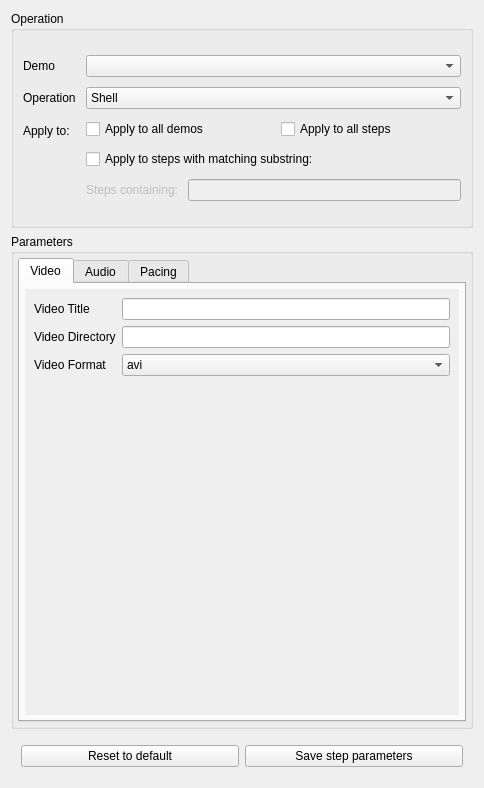
<?xml version="1.0" encoding="UTF-8"?>
<ui version="4.0">
 <class>opsWidget</class>
 <widget class="QWidget" name="opsWidget">
  <property name="geometry">
   <rect>
    <x>0</x>
    <y>0</y>
    <width>484</width>
    <height>788</height>
   </rect>
  </property>
  <layout class="QVBoxLayout" name="opLayout">
   <item>
    <widget class="QGroupBox" name="operationSelect">
     <property name="enabled">
      <bool>true</bool>
     </property>
     <property name="title">
      <string>Operation</string>
     </property>
     <property name="flat">
      <bool>true</bool>
     </property>
     <layout class="QVBoxLayout" name="verticalLayout_3">
      <property name="spacing">
       <number>10</number>
      </property>
      <property name="leftMargin">
       <number>4</number>
      </property>
      <property name="topMargin">
       <number>4</number>
      </property>
      <property name="rightMargin">
       <number>4</number>
      </property>
      <property name="bottomMargin">
       <number>4</number>
      </property>
      <item>
       <layout class="QFormLayout" name="formLayout">
        <property name="verticalSpacing">
         <number>10</number>
        </property>
        <property name="leftMargin">
         <number>5</number>
        </property>
        <property name="topMargin">
         <number>20</number>
        </property>
        <property name="rightMargin">
         <number>5</number>
        </property>
        <property name="bottomMargin">
         <number>20</number>
        </property>
        <item row="1" column="0">
         <widget class="QLabel" name="applyOpLabel">
          <property name="text">
           <string>Operation</string>
          </property>
         </widget>
        </item>
        <item row="1" column="1">
         <widget class="QComboBox" name="opCombo">
          <property name="enabled">
           <bool>true</bool>
          </property>
          <item>
           <property name="text">
            <string>Shell</string>
           </property>
          </item>
          <item>
           <property name="text">
            <string>Insert</string>
           </property>
          </item>
          <item>
           <property name="text">
            <string>Section</string>
           </property>
          </item>
          <item>
           <property name="text">
            <string>Audio</string>
           </property>
          </item>
          <item>
           <property name="text">
            <string>Crop</string>
           </property>
          </item>
          <item>
           <property name="text">
            <string>Compose Demos</string>
           </property>
          </item>
          <item>
           <property name="text">
            <string>Resize</string>
           </property>
          </item>
          <item>
           <property name="text">
            <string>Add pacing</string>
           </property>
          </item>
          <item>
           <property name="text">
            <string>Animate scroll steps</string>
           </property>
          </item>
          <item>
           <property name="text">
            <string>Render to video</string>
           </property>
          </item>
         </widget>
        </item>
        <item row="2" column="0">
         <widget class="QLabel" name="applyToLabel">
          <property name="text">
           <string>Apply to:</string>
          </property>
         </widget>
        </item>
        <item row="2" column="1">
         <layout class="QHBoxLayout" name="horizontalLayout">
          <item>
           <layout class="QVBoxLayout" name="verticalLayout_18">
            <item>
             <layout class="QHBoxLayout" name="horizontalLayout_2">
              <item>
               <widget class="QCheckBox" name="allDemoCheck">
                <property name="maximumSize">
                 <size>
                  <width>10000</width>
                  <height>16777215</height>
                 </size>
                </property>
                <property name="text">
                 <string>Apply to all demos</string>
                </property>
               </widget>
              </item>
              <item>
               <widget class="QCheckBox" name="allStepsCheck">
                <property name="sizePolicy">
                 <sizepolicy hsizetype="Fixed" vsizetype="Fixed">
                  <horstretch>0</horstretch>
                  <verstretch>0</verstretch>
                 </sizepolicy>
                </property>
                <property name="minimumSize">
                 <size>
                  <width>180</width>
                  <height>0</height>
                 </size>
                </property>
                <property name="layoutDirection">
                 <enum>Qt::LeftToRight</enum>
                </property>
                <property name="text">
                 <string>Apply to all steps</string>
                </property>
               </widget>
              </item>
             </layout>
            </item>
            <item>
             <widget class="QCheckBox" name="matchSubstringCheck">
              <property name="text">
               <string>Apply to steps with matching substring:</string>
              </property>
             </widget>
            </item>
            <item>
             <layout class="QHBoxLayout" name="horizontalLayout_13">
              <item>
               <widget class="QLabel" name="label_16">
                <property name="enabled">
                 <bool>false</bool>
                </property>
                <property name="text">
                 <string>Steps containing:</string>
                </property>
               </widget>
              </item>
              <item>
               <widget class="QLineEdit" name="matchSubstringText">
                <property name="enabled">
                 <bool>false</bool>
                </property>
               </widget>
              </item>
             </layout>
            </item>
           </layout>
          </item>
         </layout>
        </item>
        <item row="0" column="0">
         <widget class="QLabel" name="applyDemoLabel">
          <property name="text">
           <string>Demo</string>
          </property>
         </widget>
        </item>
        <item row="0" column="1">
         <widget class="QComboBox" name="demoTargetCombo"/>
        </item>
       </layout>
      </item>
     </layout>
    </widget>
   </item>
   <item>
    <widget class="QGroupBox" name="groupBox_6">
     <property name="enabled">
      <bool>true</bool>
     </property>
     <property name="title">
      <string>Parameters</string>
     </property>
     <property name="flat">
      <bool>true</bool>
     </property>
     <layout class="QVBoxLayout" name="verticalLayout">
      <property name="leftMargin">
       <number>4</number>
      </property>
      <property name="topMargin">
       <number>4</number>
      </property>
      <property name="rightMargin">
       <number>4</number>
      </property>
      <property name="bottomMargin">
       <number>4</number>
      </property>
      <item>
       <widget class="QStackedWidget" name="opsParamsStack">
        <property name="autoFillBackground">
         <bool>false</bool>
        </property>
        <property name="currentIndex">
         <number>9</number>
        </property>
        <widget class="QWidget" name="shellTab">
         <property name="autoFillBackground">
          <bool>false</bool>
         </property>
         <layout class="QFormLayout" name="formLayout_2">
          <property name="labelAlignment">
           <set>Qt::AlignLeading|Qt::AlignLeft|Qt::AlignVCenter</set>
          </property>
          <property name="formAlignment">
           <set>Qt::AlignLeading|Qt::AlignLeft|Qt::AlignVCenter</set>
          </property>
          <property name="verticalSpacing">
           <number>40</number>
          </property>
          <property name="topMargin">
           <number>11</number>
          </property>
          <item row="0" column="0">
           <widget class="QLabel" name="label">
            <property name="text">
             <string>Background</string>
            </property>
           </widget>
          </item>
          <item row="0" column="1">
           <layout class="QHBoxLayout" name="horizontalLayout_4">
            <item>
             <widget class="QLineEdit" name="shellImgPath">
              <property name="statusTip">
               <string>Filepath of image to be used as shell for demo assets</string>
              </property>
             </widget>
            </item>
            <item>
             <widget class="QPushButton" name="shellBrowseImgBtn">
              <property name="text">
               <string>Browse</string>
              </property>
             </widget>
            </item>
           </layout>
          </item>
          <item row="1" column="0">
           <widget class="QLabel" name="label_2">
            <property name="text">
             <string>Coordinates of assets on shell</string>
            </property>
           </widget>
          </item>
          <item row="1" column="1">
           <layout class="QHBoxLayout" name="horizontalLayout_7">
            <item>
             <widget class="QLabel" name="label_3">
              <property name="text">
               <string>X</string>
              </property>
              <property name="alignment">
               <set>Qt::AlignCenter</set>
              </property>
             </widget>
            </item>
            <item>
             <widget class="QSpinBox" name="shellFgX">
              <property name="maximum">
               <number>100000000</number>
              </property>
             </widget>
            </item>
            <item>
             <widget class="QLabel" name="label_4">
              <property name="text">
               <string>Y</string>
              </property>
              <property name="alignment">
               <set>Qt::AlignCenter</set>
              </property>
             </widget>
            </item>
            <item>
             <widget class="QSpinBox" name="shellFgY">
              <property name="maximum">
               <number>100000000</number>
              </property>
             </widget>
            </item>
           </layout>
          </item>
          <item row="2" column="0">
           <widget class="QLabel" name="label_5">
            <property name="text">
             <string>Dimensions of assets on shell</string>
            </property>
           </widget>
          </item>
          <item row="2" column="1">
           <layout class="QHBoxLayout" name="horizontalLayout_8">
            <item>
             <widget class="QLabel" name="label_7">
              <property name="text">
               <string>Width</string>
              </property>
              <property name="alignment">
               <set>Qt::AlignCenter</set>
              </property>
             </widget>
            </item>
            <item>
             <widget class="QSpinBox" name="shellFgW">
              <property name="maximum">
               <number>100000000</number>
              </property>
             </widget>
            </item>
            <item>
             <widget class="QLabel" name="label_6">
              <property name="text">
               <string>Height</string>
              </property>
              <property name="alignment">
               <set>Qt::AlignCenter</set>
              </property>
             </widget>
            </item>
            <item>
             <widget class="QSpinBox" name="shellFgH">
              <property name="maximum">
               <number>10000000</number>
              </property>
             </widget>
            </item>
           </layout>
          </item>
         </layout>
        </widget>
        <widget class="QWidget" name="insertTab">
         <layout class="QFormLayout" name="formLayout_3">
          <property name="verticalSpacing">
           <number>40</number>
          </property>
          <property name="topMargin">
           <number>40</number>
          </property>
          <item row="0" column="0">
           <widget class="QLabel" name="label_32">
            <property name="text">
             <string>Image to paste</string>
            </property>
           </widget>
          </item>
          <item row="0" column="1">
           <layout class="QHBoxLayout" name="horizontalLayout_20">
            <item>
             <widget class="QLineEdit" name="insertImgPath"/>
            </item>
            <item>
             <widget class="QPushButton" name="insertBrowseImgBtn">
              <property name="text">
               <string>Browse</string>
              </property>
             </widget>
            </item>
           </layout>
          </item>
          <item row="1" column="0">
           <widget class="QLabel" name="label_13">
            <property name="text">
             <string>Coords of image on assets</string>
            </property>
           </widget>
          </item>
          <item row="1" column="1">
           <layout class="QHBoxLayout" name="horizontalLayout_18">
            <item>
             <widget class="QLabel" name="label_26">
              <property name="text">
               <string>X</string>
              </property>
              <property name="alignment">
               <set>Qt::AlignCenter</set>
              </property>
             </widget>
            </item>
            <item>
             <widget class="QSpinBox" name="insertFgX">
              <property name="sizePolicy">
               <sizepolicy hsizetype="Preferred" vsizetype="Fixed">
                <horstretch>0</horstretch>
                <verstretch>0</verstretch>
               </sizepolicy>
              </property>
              <property name="maximum">
               <number>10000000</number>
              </property>
             </widget>
            </item>
            <item>
             <widget class="QLabel" name="label_29">
              <property name="text">
               <string>Y</string>
              </property>
              <property name="alignment">
               <set>Qt::AlignCenter</set>
              </property>
             </widget>
            </item>
            <item>
             <widget class="QSpinBox" name="insertFgY">
              <property name="maximum">
               <number>10000000</number>
              </property>
             </widget>
            </item>
           </layout>
          </item>
          <item row="2" column="0">
           <widget class="QLabel" name="label_12">
            <property name="text">
             <string>Dimensions of image on assets</string>
            </property>
           </widget>
          </item>
          <item row="2" column="1">
           <layout class="QHBoxLayout" name="horizontalLayout_21">
            <item>
             <widget class="QLabel" name="label_33">
              <property name="text">
               <string>Width</string>
              </property>
              <property name="alignment">
               <set>Qt::AlignCenter</set>
              </property>
             </widget>
            </item>
            <item>
             <widget class="QSpinBox" name="insertFgW">
              <property name="baseSize">
               <size>
                <width>1920</width>
                <height>0</height>
               </size>
              </property>
              <property name="maximum">
               <number>1000000</number>
              </property>
              <property name="value">
               <number>1920</number>
              </property>
             </widget>
            </item>
            <item>
             <widget class="QLabel" name="label_34">
              <property name="text">
               <string>Height</string>
              </property>
              <property name="alignment">
               <set>Qt::AlignCenter</set>
              </property>
             </widget>
            </item>
            <item>
             <widget class="QSpinBox" name="insertFgH">
              <property name="maximum">
               <number>1000000000</number>
              </property>
              <property name="value">
               <number>1080</number>
              </property>
             </widget>
            </item>
           </layout>
          </item>
         </layout>
        </widget>
        <widget class="QWidget" name="sectionTab">
         <layout class="QFormLayout" name="formLayout_6">
          <item row="1" column="1">
           <widget class="QListWidget" name="sectionRulesListWidget">
            <property name="maximumSize">
             <size>
              <width>16777215</width>
              <height>100</height>
             </size>
            </property>
            <item>
             <property name="text">
              <string>Step has TP, next step without TP</string>
             </property>
            </item>
            <item>
             <property name="text">
              <string>Step has TP, next step with TP</string>
             </property>
            </item>
            <item>
             <property name="text">
              <string>Step has TP, previous step without TP</string>
             </property>
            </item>
            <item>
             <property name="text">
              <string>Step has TP, previous step with TP</string>
             </property>
            </item>
            <item>
             <property name="text">
              <string>Step has fade-in</string>
             </property>
            </item>
            <item>
             <property name="text">
              <string>Step has jump box</string>
             </property>
            </item>
            <item>
             <property name="text">
              <string>Step TP contains text pattern...</string>
             </property>
            </item>
           </widget>
          </item>
          <item row="0" column="1">
           <widget class="QLabel" name="label_10">
            <property name="maximumSize">
             <size>
              <width>16777215</width>
              <height>20</height>
             </size>
            </property>
            <property name="text">
             <string>Insert new section on...</string>
            </property>
           </widget>
          </item>
          <item row="2" column="1">
           <widget class="QLabel" name="sectionCoverageLabel">
            <property name="maximumSize">
             <size>
              <width>16777215</width>
              <height>20</height>
             </size>
            </property>
            <property name="text">
             <string>Covers 0 steps in selected sections/steps</string>
            </property>
           </widget>
          </item>
          <item row="3" column="1">
           <widget class="QLabel" name="label_11">
            <property name="maximumSize">
             <size>
              <width>16777215</width>
              <height>20</height>
             </size>
            </property>
            <property name="text">
             <string>May not match number of audio soundbites (audio not imported)</string>
            </property>
           </widget>
          </item>
         </layout>
        </widget>
        <widget class="QWidget" name="audioTab">
         <layout class="QFormLayout" name="formLayout_8">
          <item row="0" column="1">
           <widget class="QComboBox" name="comboBox">
            <item>
             <property name="text">
              <string>Mixed section and step audio</string>
             </property>
            </item>
            <item>
             <property name="text">
              <string>Section audio only</string>
             </property>
            </item>
            <item>
             <property name="text">
              <string>Step audio only</string>
             </property>
            </item>
           </widget>
          </item>
          <item row="0" column="0">
           <widget class="QLabel" name="label_8">
            <property name="text">
             <string>Audio attachment behavior</string>
            </property>
           </widget>
          </item>
         </layout>
        </widget>
        <widget class="QWidget" name="cropTab">
         <layout class="QFormLayout" name="formLayout_4">
          <property name="verticalSpacing">
           <number>40</number>
          </property>
          <property name="topMargin">
           <number>40</number>
          </property>
          <item row="0" column="0">
           <widget class="QLabel" name="label_14">
            <property name="text">
             <string>Crop start coordinates</string>
            </property>
           </widget>
          </item>
          <item row="0" column="1">
           <layout class="QHBoxLayout" name="horizontalLayout_19">
            <item>
             <widget class="QLabel" name="label_30">
              <property name="text">
               <string>X</string>
              </property>
              <property name="alignment">
               <set>Qt::AlignCenter</set>
              </property>
             </widget>
            </item>
            <item>
             <widget class="QSpinBox" name="spinBox_21"/>
            </item>
            <item>
             <widget class="QLabel" name="label_31">
              <property name="text">
               <string>Y</string>
              </property>
              <property name="alignment">
               <set>Qt::AlignCenter</set>
              </property>
             </widget>
            </item>
            <item>
             <widget class="QSpinBox" name="spinBox_22"/>
            </item>
           </layout>
          </item>
          <item row="1" column="0">
           <widget class="QLabel" name="label_15">
            <property name="text">
             <string>Crop dimensions</string>
            </property>
           </widget>
          </item>
          <item row="1" column="1">
           <layout class="QHBoxLayout" name="horizontalLayout_22">
            <item>
             <widget class="QLabel" name="label_35">
              <property name="text">
               <string>Width</string>
              </property>
              <property name="alignment">
               <set>Qt::AlignCenter</set>
              </property>
             </widget>
            </item>
            <item>
             <widget class="QSpinBox" name="spinBox_25"/>
            </item>
            <item>
             <widget class="QLabel" name="label_36">
              <property name="text">
               <string>Height</string>
              </property>
              <property name="alignment">
               <set>Qt::AlignCenter</set>
              </property>
             </widget>
            </item>
            <item>
             <widget class="QSpinBox" name="spinBox_26"/>
            </item>
           </layout>
          </item>
         </layout>
        </widget>
        <widget class="QWidget" name="composeTab">
         <layout class="QVBoxLayout" name="verticalLayout_12">
          <item>
           <layout class="QVBoxLayout" name="verticalLayout_11"/>
          </item>
         </layout>
        </widget>
        <widget class="QWidget" name="resizeTab">
         <layout class="QVBoxLayout" name="verticalLayout_10">
          <item>
           <layout class="QVBoxLayout" name="verticalLayout_9"/>
          </item>
         </layout>
        </widget>
        <widget class="QWidget" name="pacingTab">
         <layout class="QVBoxLayout" name="verticalLayout_5">
          <property name="leftMargin">
           <number>0</number>
          </property>
          <property name="topMargin">
           <number>0</number>
          </property>
          <property name="rightMargin">
           <number>0</number>
          </property>
          <property name="bottomMargin">
           <number>0</number>
          </property>
          <item>
           <widget class="QTabWidget" name="tabWidget">
            <widget class="QWidget" name="tab">
             <attribute name="title">
              <string>Tab 1</string>
             </attribute>
            </widget>
            <widget class="QWidget" name="tab_2">
             <attribute name="title">
              <string>Tab 2</string>
             </attribute>
            </widget>
           </widget>
          </item>
         </layout>
        </widget>
        <widget class="QWidget" name="animateTab">
         <layout class="QVBoxLayout" name="verticalLayout_14">
          <item>
           <layout class="QVBoxLayout" name="verticalLayout_13"/>
          </item>
         </layout>
        </widget>
        <widget class="QWidget" name="renderTab">
         <layout class="QVBoxLayout" name="verticalLayout_4">
          <property name="leftMargin">
           <number>0</number>
          </property>
          <property name="topMargin">
           <number>0</number>
          </property>
          <property name="rightMargin">
           <number>0</number>
          </property>
          <property name="bottomMargin">
           <number>0</number>
          </property>
          <item>
           <widget class="QTabWidget" name="renderTabTabs">
            <property name="currentIndex">
             <number>0</number>
            </property>
            <widget class="QWidget" name="renderTabVideoTab">
             <attribute name="title">
              <string>Video</string>
             </attribute>
             <layout class="QVBoxLayout" name="verticalLayout_2">
              <property name="leftMargin">
               <number>5</number>
              </property>
              <property name="topMargin">
               <number>5</number>
              </property>
              <property name="rightMargin">
               <number>5</number>
              </property>
              <property name="bottomMargin">
               <number>5</number>
              </property>
              <item>
               <widget class="QScrollArea" name="scrollArea">
                <property name="frameShape">
                 <enum>QFrame::Panel</enum>
                </property>
                <property name="frameShadow">
                 <enum>QFrame::Plain</enum>
                </property>
                <property name="lineWidth">
                 <number>0</number>
                </property>
                <property name="widgetResizable">
                 <bool>true</bool>
                </property>
                <widget class="QWidget" name="scrollAreaWidgetContents">
                 <property name="geometry">
                  <rect>
                   <x>0</x>
                   <y>0</y>
                   <width>438</width>
                   <height>412</height>
                  </rect>
                 </property>
                 <layout class="QFormLayout" name="formLayout_10">
                  <item row="0" column="0">
                   <widget class="QLabel" name="videoTitleLabel">
                    <property name="text">
                     <string>Video Title</string>
                    </property>
                   </widget>
                  </item>
                  <item row="0" column="1">
                   <widget class="QLineEdit" name="renderOutputTitle"/>
                  </item>
                  <item row="1" column="0">
                   <widget class="QLabel" name="videoDirectoryLabel">
                    <property name="text">
                     <string>Video Directory</string>
                    </property>
                   </widget>
                  </item>
                  <item row="1" column="1">
                   <widget class="QLineEdit" name="renderOutputDir"/>
                  </item>
                  <item row="2" column="0">
                   <widget class="QLabel" name="videoFormatLabel">
                    <property name="text">
                     <string>Video Format</string>
                    </property>
                   </widget>
                  </item>
                  <item row="2" column="1">
                   <widget class="QComboBox" name="renderOutputFormat">
                    <item>
                     <property name="text">
                      <string>avi</string>
                     </property>
                    </item>
                    <item>
                     <property name="text">
                      <string>mp4</string>
                     </property>
                    </item>
                   </widget>
                  </item>
                 </layout>
                </widget>
               </widget>
              </item>
             </layout>
            </widget>
            <widget class="QWidget" name="renderTabAudioTab">
             <attribute name="title">
              <string>Audio</string>
             </attribute>
             <layout class="QVBoxLayout" name="verticalLayout_6">
              <item>
               <widget class="QScrollArea" name="scrollArea_2">
                <property name="widgetResizable">
                 <bool>true</bool>
                </property>
                <widget class="QWidget" name="scrollAreaWidgetContents_2">
                 <property name="geometry">
                  <rect>
                   <x>0</x>
                   <y>0</y>
                   <width>428</width>
                   <height>402</height>
                  </rect>
                 </property>
                 <layout class="QFormLayout" name="formLayout_11"/>
                </widget>
               </widget>
              </item>
             </layout>
            </widget>
            <widget class="QWidget" name="renderTabPacingTab">
             <attribute name="title">
              <string>Pacing</string>
             </attribute>
             <layout class="QVBoxLayout" name="verticalLayout_8">
              <item>
               <widget class="QScrollArea" name="scrollArea_3">
                <property name="widgetResizable">
                 <bool>true</bool>
                </property>
                <widget class="QWidget" name="scrollAreaWidgetContents_3">
                 <property name="geometry">
                  <rect>
                   <x>0</x>
                   <y>0</y>
                   <width>428</width>
                   <height>402</height>
                  </rect>
                 </property>
                 <layout class="QFormLayout" name="formLayout_12"/>
                </widget>
               </widget>
              </item>
             </layout>
            </widget>
           </widget>
          </item>
         </layout>
        </widget>
        <widget class="QWidget" name="extraTab">
         <layout class="QFormLayout" name="formLayout_7"/>
        </widget>
       </widget>
      </item>
     </layout>
    </widget>
   </item>
   <item>
    <layout class="QHBoxLayout" name="horizontalLayout_9">
     <property name="leftMargin">
      <number>10</number>
     </property>
     <property name="topMargin">
      <number>10</number>
     </property>
     <property name="rightMargin">
      <number>10</number>
     </property>
     <property name="bottomMargin">
      <number>10</number>
     </property>
     <item>
      <widget class="QPushButton" name="resetStepParamsBtn">
       <property name="text">
        <string>Reset to default</string>
       </property>
      </widget>
     </item>
     <item>
      <widget class="QPushButton" name="saveStepParamsBtn">
       <property name="text">
        <string>Save step parameters</string>
       </property>
      </widget>
     </item>
    </layout>
   </item>
  </layout>
 </widget>
 <resources/>
 <connections>
  <connection>
   <sender>opCombo</sender>
   <signal>currentIndexChanged(int)</signal>
   <receiver>opsParamsStack</receiver>
   <slot>setCurrentIndex(int)</slot>
   <hints>
    <hint type="sourcelabel">
     <x>627</x>
     <y>178</y>
    </hint>
    <hint type="destinationlabel">
     <x>605</x>
     <y>399</y>
    </hint>
   </hints>
  </connection>
 </connections>
</ui>
